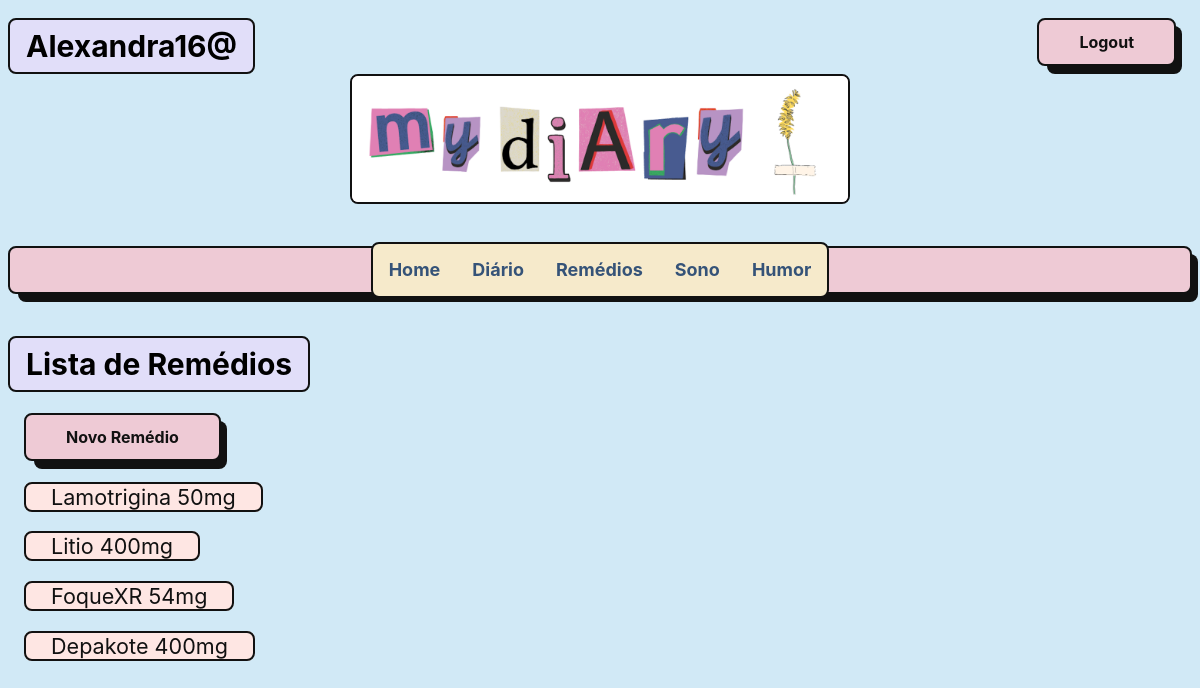
Page /remedios/ (signed in) on the committed database.
### entries/models.py (models this page shows, shortened)
class Remedio(models.Model):
    user = models.ForeignKey(User, on_delete=models.CASCADE, null=True, blank=True)
    nome = models.CharField(max_length=100, verbose_name='Nome e Dosagem')
    descricao = models.TimeField(verbose_name='Horário')
    data_criacao = models.DateTimeField(auto_now_add=True)

### entries/views.py (the view)
# urls.py: path('remedios/', views.RemedioListView.as_view(), name='remedio-list'),
class RemedioListView(LockedView, ListView):
    model = Remedio
    template_name = "entries/remedio_list.html"
    def get_queryset(self):
        return Remedio.objects.filter(user=self.request.user).order_by("-data_criacao")

### entries/context_processors.py (called while the page is built)
def user_context_processor(request):
    return {
        'username': request.user.username if request.user.is_authenticated else 'Visitante',
    }

### entries/templates/entries/remedio_list.html (shortened to what this page needs)
{% extends "entries/base.html" %}
{% block content %}
    <h2>Lista de Remédios</h2>
    <br><br>
        <a href="{% url 'remedio-create' %}"><button class="button-56">Novo Remédio</button></a>
        <div >
            {% for remedio in object_list %}
            <p>
                <a class="remedios_lista" href="{% url 'remedio-detail' remedio.id %}">{{ remedio.nome }}</a>
            </p>
        {% endfor %}
        </div>
{% endblock %}

### entries/templates/entries/base.html (shortened to what this page needs)
{% load static %}
<!DOCTYPE html>
<html lang="en">
<head>
    <link rel="stylesheet" href="{% static 'css/diary.css' %}">
</head>
<body>
    <ul>
        <div class="conta">
            {% if user.is_authenticated %}
            <form action="{% url 'logout' %}" method="post">
                <button class="button-56" type="submit">Logout</button>
            </form>
            {% else %}
                <a href="{% url 'login' %}"><button class="button-56" type="submit">Login</button></a>
                <a href="{% url 'register' %}"><button class="button-56" type="submit">Registrar-se</button></a>
            {% endif %}
        </div>
    </ul>
    <h2>{{ username }}</h2>
    <img src="{% static 'css/Diary_Logo.jpg' %}" alt="Diary_Logo" width="500" height="130">
    <br><br>
    <div class="button-56">
    <div class="nav">
        <a href="{% url 'home' %}">Home</a>
        <a href="{% url 'entry-list' %}">Diário</a>
        <a href="{% url 'remedio-list' %}">Remédios</a>
        <a href="{% url 'sono-registro-list' %}">Sono</a>
        <a href="{% url 'calendario' %}">Humor</a>
    </div>
    <br><br>
    </div>
    <br><br>
    {% block content %}{% endblock %}
</body>
</html>

### entries/static/css/diary.css (style rules this page uses)
* { box-sizing: border-box; }
body { font-family: Inter,sans-serif; font-size: 18px; }
a { color: inherit; text-decoration: none; }
h2, h3 { font-size: 1.4em; margin: 0; display: inline-block; padding: 0.5rem 1rem; vertical-align: top; }
h2 { background-color: #e1def9; }
p { font-size: 1.2em; padding-left: 1rem; line-height: 1.3em; max-width: 36rem; color: #111; }
button, textarea, input { font-size: inherit; min-height: 2.5em; padding: 0 1rem; }
button, input[type="submit"] { margin: 0 1rem 2px 1rem; cursor: pointer; font-weight: bold; min-width: 8rem; }

### entries/templates/entries/base.html (style rules this page uses)
body { font-family: Inter,sans-serif; background-color: #D1E9F6; }
h2 { background-color: #e1def9; border: 2px solid #111; border-radius: 8px; box-sizing: border-box; font-size: 30px; font-family: Inter,sans-serif; }
.nav { background-color: #F6EACB; overflow: hidden; border: 2px solid #111; border-radius: 8px; box-sizing: border-box; cursor: pointer; display: flex; font-family: Inter,sans-serif; font-weight: bold; }
.nav a { float: left; color: #355378; text-align: center; padding: 14px 16px; text-decoration: none; font-size: 18px; }
.conta { float: right; }
.button-56 { align-items: center; background-color: #EECAD5; border: 2px solid #111; border-radius: 8px; box-sizing: border-box; color: #111; cursor: pointer; display: flex; font-family: Inter,sans-serif; font-size: 16px; height: 48px; justify-content: center; line-height: 24px; max-width: 100%; padding: 0 25px; position: relative; text-align: center; text-decoration: none; user-select: none; -webkit-user-select: none; touch-action: manipulation; }
.button-56:after { background-color: #111; border-radius: 8px; content: ""; display: block; height: 48px; left: 0; width: 100%; position: absolute; top: -2px; transform: translate(8px, 8px); transition: transform .2s ease-out; z-index: -1; }
@media (min-width: 768px) { .button-56 { padding: 0 40px; } }
img { align-items: center; background-color: #EECAD5; border: 2px solid #111; border-radius: 8px; margin: auto; display: block; }

### entries/templates/entries/remedio_list.html (style rules this page uses)
.remedios_lista { align-items: center; background-color: #fee6e3; border: 2px solid #111; border-radius: 8px; color: #111; max-width: 40%; padding: 0 25px; }

### rows in the picture
Remedio: nome "Lamotrigina 50mg"
Remedio: nome "Litio 400mg"
Remedio: nome "FoqueXR 54mg"
Remedio: nome "Depakote 400mg"

### other values in the picture
{{ username }} "Alexandra16@"
